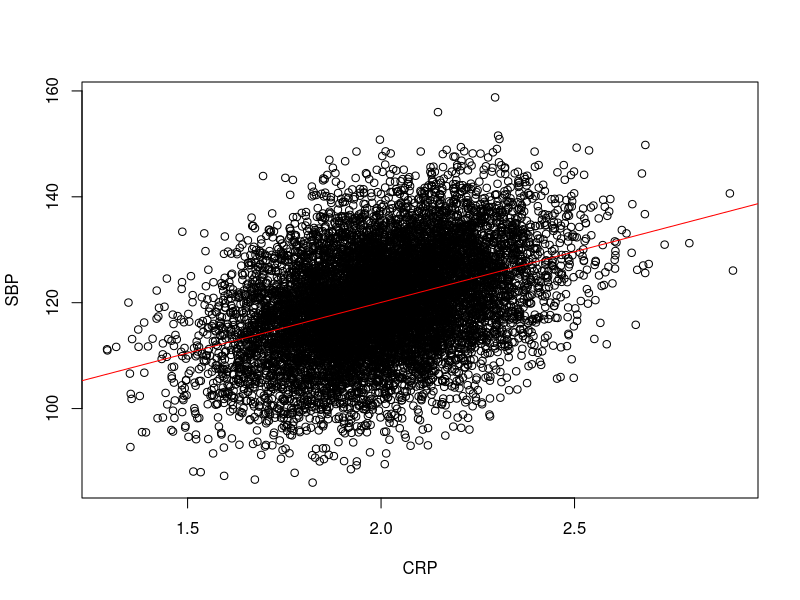
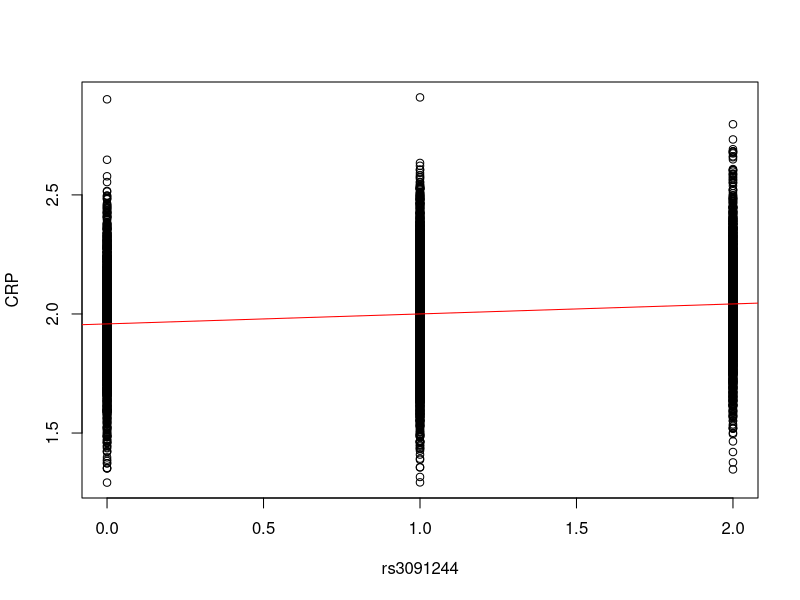
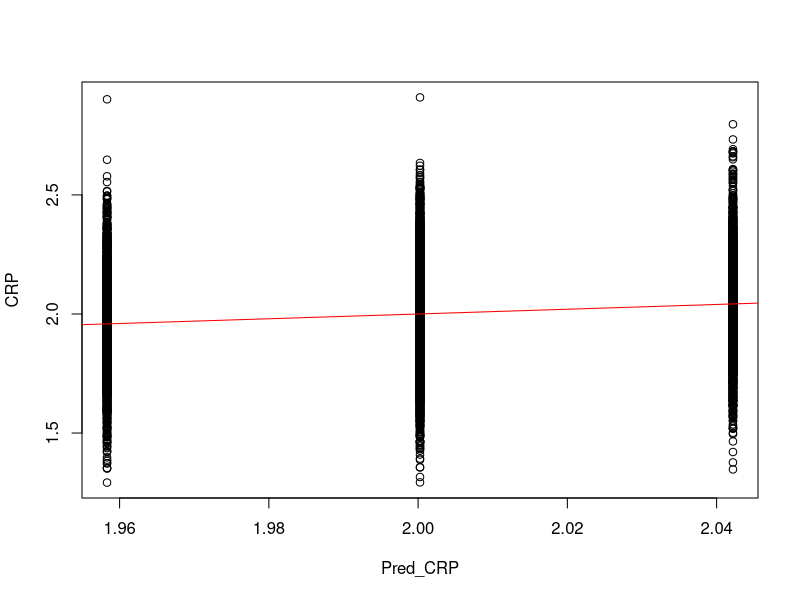

R code for these plots, in order:
# Read in the dataset 
example <- read.table("data.txt", header=T)
attach(example)

# Look at the data 
head(example) 
summary(example)

# Units: SNP (0,1,2), CRP mmol/L, SBP mmHg, Income per $10,000, HDL mmol/L

# Run observational OLS (ordinary least squares) regression for BP & CRP
summary(lm(SBP~CRP)) 

# Plot the observational association between BP and CRP
plot(CRP,SBP)
abline(lm(SBP~CRP),col="red")

# Observational OLS regression of CRP on CRP SNP
summary(lm(CRP~rs3091244))

# Plot the relationship between CRP and rs3091244
plot(rs3091244, CRP)
abline(lm(CRP~rs3091244),col="red")

# Confounders
summary(lm(SBP~INCOME))
summary(lm(CRP~INCOME))
summary(lm(INCOME~rs3091244))

summary(lm(SBP~HDL))
summary(lm(CRP~HDL))
summary(lm(HDL~rs3091244))

# Run a covariate-adjusted model for the association between CRP & BP
summary(lm(SBP~CRP))
summary(lm(SBP~CRP+INCOME+HDL))

# OLS regression of CRP on CRP SNP
summary(lm(CRP~rs3091244))
# OLS regression of BP on CRP SNP
summary(lm(SBP~rs3091244))

# Observational OLS regression
summary(lm(SBP~CRP))

# Call the AER library to run TSLS (if the AER package has been installed)
library(AER)

# If AER has not been installed, run the command below first:
install.packages("AER")

# General format for TSLS command: 
# summary(ivreg(Outcome~Exposure | Instrument))

# TSLS regression
summary(ivreg(SBP~CRP | rs3091244))

# Regress the exposure (CRP) on the instrument (rs3091244)
First_Stage <- lm(CRP~rs3091244)

# Create predicted CRP values, from first-stage regression
Pred_CRP <- predict(First_Stage)

table(Pred_CRP)
plot(Pred_CRP, CRP)
abline(lm(CRP~ Pred_CRP), col="red")

# Second stage regression
Second_Stage <- lm(SBP~Pred_CRP)

# Look at the results:
summary(Second_Stage)

#Look at F-stat from the first-stage linear regression
summary(lm(CRP~rs3091244))

#Look at F-stat from 'diagnostics' by AER package
summary(ivreg(SBP~CRP | rs3091244), diagnostics=T)
